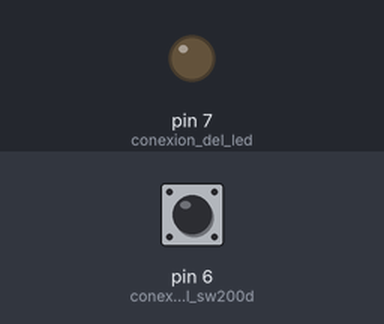
The sketch below on a simulated Arduino Uno, built with avr-gcc and run on an emulated ATmega328P. Parts: output pins drawn as LEDs (lit = HIGH). The test bench sets the inputs (shaded band); at power-on: pin 6 (conexion_del_sw200d) LOW.

Above: at 1.2 s.
1.3 s: pin 6 (conexion_del_sw200d) pulled HIGH for 0.15 s
At 1.37 s:
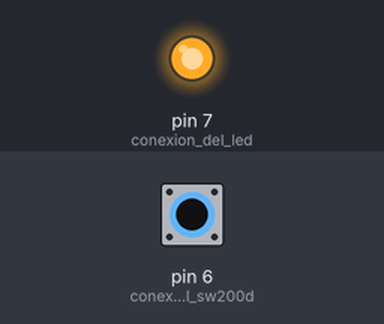
2.9 s: pin 6 (conexion_del_sw200d) pulled HIGH for 3.2 s
At 6.8 s:
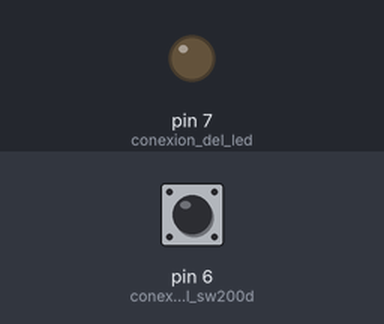
Timing chart, 0 to 8.3 s (numbered marks = the images above; inputs shaded):
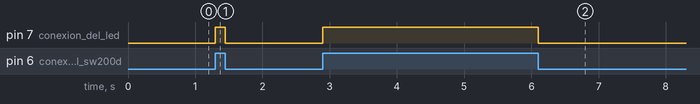

The sketch:

sw200d.ino
```cpp
void setup() {
  //primero declaramos nuestros pines
  pinMode(6, INPUT);//conexion del sw200d
  pinMode(7, OUTPUT);// conexion del led
}

void loop() {
  if (digitalRead(6)) {
    digitalWrite(7, HIGH);
  }
  else {
    digitalWrite(7, LOW);
  }
}
```

Measured:
- after the input at 1.3 s, pin 7 (conexion_del_led): LOW → HIGH at once, → LOW 0.15 s later
- after the input at 2.9 s, pin 7 (conexion_del_led): LOW → HIGH at once, → LOW 3.2 s later
